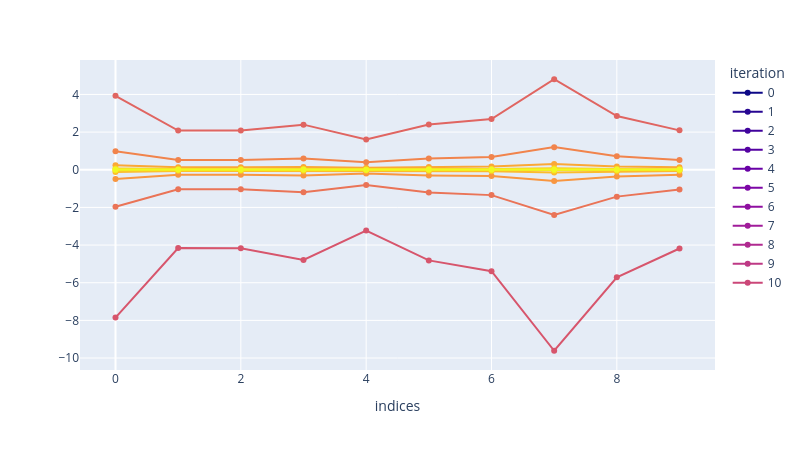

This figure's notebook cell:
### Code cell
# résultat    
if N == 1:
    xn = xn.flatten()
    data = pandas.DataFrame({'x':xn, 'y':xn**2, 'iter':np.arange(Niter+1)})
    
    fig = px.scatter(data, x='x', y='y',  
                color='iter',       
                labels={'x':'xn[it]','y':'xn[it]**2'},
                # size='iter',
                )
    
    t = np.linspace(xn[0],-xn[0],100)
    fig.add_traces(px.line(x=t, y=t**2, color_discrete_sequence=['black'] ).data)

    fig.update_layout(coloraxis_colorbar=dict(
        title=dict(text="Numéro d'itération"),
    ))
else: 
    data = pandas.DataFrame({"iteration": iters,"energie": En,"norm_x": norm_x})

    for it in range(0,Niter,Niter//10):
        plt_xn = pandas.DataFrame({'x':np.arange(N), 'y':xn[it], 'iteration':str(it)})
        data   = pandas.concat([data,plt_xn]) 

    myscale = px.colors.sample_colorscale(
        colorscale=px.colors.sequential.Plasma,
        samplepoints=len(data['iteration'].unique()),
        low=0.0, high=1.0,
        colortype="rgb",
    )

    fig = px.line(data,
                x='x',
                y='y', 
                color='iteration',    #color_discrete_sequence=['black','orange', 'orangered'],
                color_discrete_sequence=myscale,           
                labels={'x':'indices','y':''},
                # title='Signaux', 
                markers=True,
                width=800, height=450)


fig.show()

### Figure 1 — Plotly figure (JSON) as saved in the notebook; plotly's stock layout.template omitted (floating-point values rounded to 4 significant figures)
{"data": [{"hovertemplate": "iteration=0<br>indices=%{x}<br>=%{y}<extra></extra>", "legendgroup": "0", "line": {"color": "rgb(13, 8, 135)", "dash": "solid"}, "marker": {"symbol": "circle"}, "mode": "lines+markers", "name": "0", "orientation": "v", "showlegend": true, "type": "scatter", "x": [NaN], "xaxis": "x", "y": [NaN], "yaxis": "y"}, {"hovertemplate": "iteration=1<br>indices=%{x}<br>=%{y}<extra></extra>", "legendgroup": "1", "line": {"color": "rgb(39, 6, 146)", "dash": "solid"}, "marker": {"symbol": "circle"}, "mode": "lines+markers", "name": "1", "orientation": "v", "showlegend": true, "type": "scatter", "x": [NaN], "xaxis": "x", "y": [NaN], "yaxis": "y"}, {"hovertemplate": "iteration=2<br>indices=%{x}<br>=%{y}<extra></extra>", "legendgroup": "2", "line": {"color": "rgb(64, 3, 157)", "dash": "solid"}, "marker": {"symbol": "circle"}, "mode": "lines+markers", "name": "2", "orientation": "v", "showlegend": true, "type": "scatter", "x": [NaN], "xaxis": "x", "y": [NaN], "yaxis": "y"}, {"hovertemplate": "iteration=3<br>indices=%{x}<br>=%{y}<extra></extra>", "legendgroup": "3", "line": {"color": "rgb(85, 2, 162)", "dash": "solid"}, "marker": {"symbol": "circle"}, "mode": "lines+markers", "name": "3", "orientation": "v", "showlegend": true, "type": "scatter", "x": [NaN], "xaxis": "x", "y": [NaN], "yaxis": "y"}, {"hovertemplate": "iteration=4<br>indices=%{x}<br>=%{y}<extra></extra>", "legendgroup": "4", "line": {"color": "rgb(105, 1, 166)", "dash": "solid"}, "marker": {"symbol": "circle"}, "mode": "lines+markers", "name": "4", "orientation": "v", "showlegend": true, "type": "scatter", "x": [NaN], "xaxis": "x", "y": [NaN], "yaxis": "y"}, {"hovertemplate": "iteration=5<br>indices=%{x}<br>=%{y}<extra></extra>", "legendgroup": "5", "line": {"color": "rgb(125, 7, 166)", "dash": "solid"}, "marker": {"symbol": "circle"}, "mode": "lines+markers", "name": "5", "orientation": "v", "showlegend": true, "type": "scatter", "x": [NaN], "xaxis": "x", "y": [NaN], "yaxis": "y"}, {"hovertemplate": "iteration=6<br>indices=%{x}<br>=%{y}<extra></extra>", "legendgroup": "6", "line": {"color": "rgb(143, 16, 161)", "dash": "solid"}, "marker": {"symbol": "circle"}, "mode": "lines+markers", "name": "6", "orientation": "v", "showlegend": true, "type": "scatter", "x": [NaN], "xaxis": "x", "y": [NaN], "yaxis": "y"}, {"hovertemplate": "iteration=7<br>indices=%{x}<br>=%{y}<extra></extra>", "legendgroup": "7", "line": {"color": "rgb(161, 28, 154)", "dash": "solid"}, "marker": {"symbol": "circle"}, "mode": "lines+markers", "name": "7", "orientation": "v", "showlegend": true, "type": "scatter", "x": [NaN], "xaxis": "x", "y": [NaN], "yaxis": "y"}, {"hovertemplate": "iteration=8<br>indices=%{x}<br>=%{y}<extra></extra>", "legendgroup": "8", "line": {"color": "rgb(176, 42, 144)", "dash": "solid"}, "marker": {"symbol": "circle"}, "mode": "lines+markers", "name": "8", "orientation": "v", "showlegend": true, "type": "scatter", "x": [NaN], "xaxis": "x", "y": [NaN], "yaxis": "y"}, {"hovertemplate": "iteration=9<br>indices=%{x}<br>=%{y}<extra></extra>", "legendgroup": "9", "line": {"color": "rgb(190, 57, 133)", "dash": "solid"}, "marker": {"symbol": "circle"}, "mode": "lines+markers", "name": "9", "orientation": "v", "showlegend": true, "type": "scatter", "x": [NaN], "xaxis": "x", "y": [NaN], "yaxis": "y"}, {"hovertemplate": "iteration=10<br>indices=%{x}<br>=%{y}<extra></extra>", "legendgroup": "10", "line": {"color": "rgb(203, 71, 120)", "dash": "solid"}, "marker": {"symbol": "circle"}, "mode": "lines+markers", "name": "10", "orientation": "v", "showlegend": true, "type": "scatter", "x": [NaN], "xaxis": "x", "y": [NaN], "yaxis": "y"}, {"hovertemplate": "iteration=0<br>indices=%{x}<br>=%{y}<extra></extra>", "legendgroup": "0", "line": {"color": "rgb(215, 85, 108)", "dash": "solid"}, "marker": {"symbol": "circle"}, "mode": "lines+markers", "name": "0", "orientation": "v", "showlegend": false, "type": "scatter", "x": [0.0, 1.0, 2.0, 3.0, 4.0, 5.0, 6.0, 7.0, 8.0, 9.0], "xaxis": "x", "y": [-7.853, -4.157, -4.168, -4.792, -3.226, -4.815, -5.389, -9.613, -5.71, -4.184], "yaxis": "y"}, {"hovertemplate": "iteration=1<br>indices=%{x}<br>=%{y}<extra></extra>", "legendgroup": "1", "line": {"color": "rgb(224, 101, 97)", "dash": "solid"}, "marker": {"symbol": "circle"}, "mode": "lines+markers", "name": "1", "orientation": "v", "showlegend": false, "type": "scatter", "x": [0.0, 1.0, 2.0, 3.0, 4.0, 5.0, 6.0, 7.0, 8.0, 9.0], "xaxis": "x", "y": [3.926, 2.079, 2.084, 2.396, 1.613, 2.407, 2.695, 4.807, 2.855, 2.092], "yaxis": "y"}, {"hovertemplate": "iteration=2<br>indices=%{x}<br>=%{y}<extra></extra>", "legendgroup": "2", "line": {"color": "rgb(234, 116, 87)", "dash": "solid"}, "marker": {"symbol": "circle"}, "mode": "lines+markers", "name": "2", "orientation": "v", "showlegend": false, "type": "scatter", "x": [0.0, 1.0, 2.0, 3.0, 4.0, 5.0, 6.0, 7.0, 8.0, 9.0], "xaxis": "x", "y": [-1.963, -1.039, -1.042, -1.198, -0.8065, -1.204, -1.347, -2.403, -1.427, -1.046], "yaxis": "y"}, {"hovertemplate": "iteration=3<br>indices=%{x}<br>=%{y}<extra></extra>", "legendgroup": "3", "line": {"color": "rgb(241, 132, 76)", "dash": "solid"}, "marker": {"symbol": "circle"}, "mode": "lines+markers", "name": "3", "orientation": "v", "showlegend": false, "type": "scatter", "x": [0.0, 1.0, 2.0, 3.0, 4.0, 5.0, 6.0, 7.0, 8.0, 9.0], "xaxis": "x", "y": [0.9816, 0.5197, 0.5209, 0.599, 0.4033, 0.6018, 0.6737, 1.202, 0.7137, 0.523], "yaxis": "y"}, {"hovertemplate": "iteration=4<br>indices=%{x}<br>=%{y}<extra></extra>", "legendgroup": "4", "line": {"color": "rgb(248, 150, 64)", "dash": "solid"}, "marker": {"symbol": "circle"}, "mode": "lines+markers", "name": "4", "orientation": "v", "showlegend": false, "type": "scatter", "x": [0.0, 1.0, 2.0, 3.0, 4.0, 5.0, 6.0, 7.0, 8.0, 9.0], "xaxis": "x", "y": [-0.4908, -0.2598, -0.2605, -0.2995, -0.2016, -0.3009, -0.3368, -0.6008, -0.3569, -0.2615], "yaxis": "y"}, {"hovertemplate": "iteration=5<br>indices=%{x}<br>=%{y}<extra></extra>", "legendgroup": "5", "line": {"color": "rgb(251, 168, 54)", "dash": "solid"}, "marker": {"symbol": "circle"}, "mode": "lines+markers", "name": "5", "orientation": "v", "showlegend": false, "type": "scatter", "x": [0.0, 1.0, 2.0, 3.0, 4.0, 5.0, 6.0, 7.0, 8.0, 9.0], "xaxis": "x", "y": [0.2454, 0.1299, 0.1302, 0.1497, 0.1008, 0.1505, 0.1684, 0.3004, 0.1784, 0.1307], "yaxis": "y"}, {"hovertemplate": "iteration=6<br>indices=%{x}<br>=%{y}<extra></extra>", "legendgroup": "6", "line": {"color": "rgb(252, 187, 45)", "dash": "solid"}, "marker": {"symbol": "circle"}, "mode": "lines+markers", "name": "6", "orientation": "v", "showlegend": false, "type": "scatter", "x": [0.0, 1.0, 2.0, 3.0, 4.0, 5.0, 6.0, 7.0, 8.0, 9.0], "xaxis": "x", "y": [-0.1227, -0.06496, -0.06512, -0.07487, -0.05041, -0.07523, -0.08421, -0.1502, -0.08922, -0.06537], "yaxis": "y"}, {"hovertemplate": "iteration=7<br>indices=%{x}<br>=%{y}<extra></extra>", "legendgroup": "7", "line": {"color": "rgb(252, 207, 37)", "dash": "solid"}, "marker": {"symbol": "circle"}, "mode": "lines+markers", "name": "7", "orientation": "v", "showlegend": false, "type": "scatter", "x": [0.0, 1.0, 2.0, 3.0, 4.0, 5.0, 6.0, 7.0, 8.0, 9.0], "xaxis": "x", "y": [0.06135, 0.03248, 0.03256, 0.03744, 0.0252, 0.03761, 0.04211, 0.0751, 0.04461, 0.03269], "yaxis": "y"}, {"hovertemplate": "iteration=8<br>indices=%{x}<br>=%{y}<extra></extra>", "legendgroup": "8", "line": {"color": "rgb(246, 228, 35)", "dash": "solid"}, "marker": {"symbol": "circle"}, "mode": "lines+markers", "name": "8", "orientation": "v", "showlegend": false, "type": "scatter", "x": [0.0, 1.0, 2.0, 3.0, 4.0, 5.0, 6.0, 7.0, 8.0, 9.0], "xaxis": "x", "y": [-0.03067, -0.01624, -0.01628, -0.01872, -0.0126, -0.01881, -0.02105, -0.03755, -0.0223, -0.01634], "yaxis": "y"}, {"hovertemplate": "iteration=9<br>indices=%{x}<br>=%{y}<extra></extra>", "legendgroup": "9", "line": {"color": "rgb(240, 249, 33)", "dash": "solid"}, "marker": {"symbol": "circle"}, "mode": "lines+markers", "name": "9", "orientation": "v", "showlegend": false, "type": "scatter", "x": [0.0, 1.0, 2.0, 3.0, 4.0, 5.0, 6.0, 7.0, 8.0, 9.0], "xaxis": "x", "y": [0.01534, 0.00812, 0.00814, 0.009359, 0.006301, 0.009404, 0.01053, 0.01878, 0.01115, 0.008172], "yaxis": "y"}], "layout": {"height": 450, "legend": {"title": {"text": "iteration"}, "tracegroupgap": 0}, "margin": {"t": 60}, "width": 800, "xaxis": {"anchor": "y", "domain": [0, 1], "title": {"text": "indices"}}, "yaxis": {"anchor": "x", "domain": [0, 1], "title": {"text": ""}}}}
